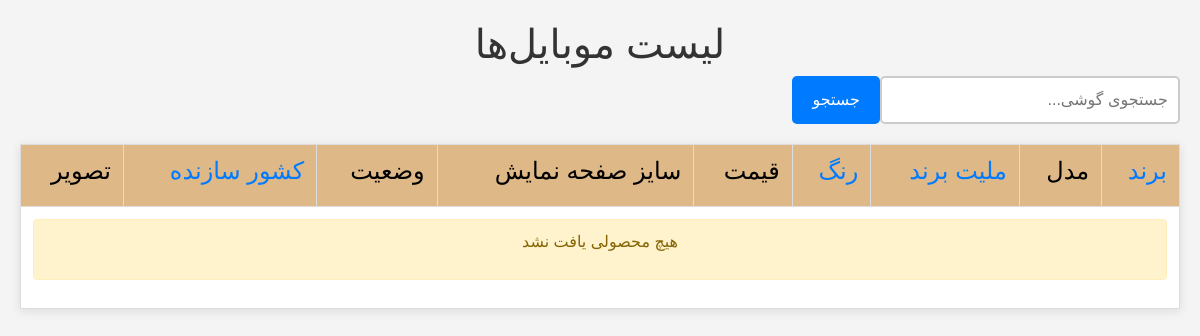
Before: / with the older database file.
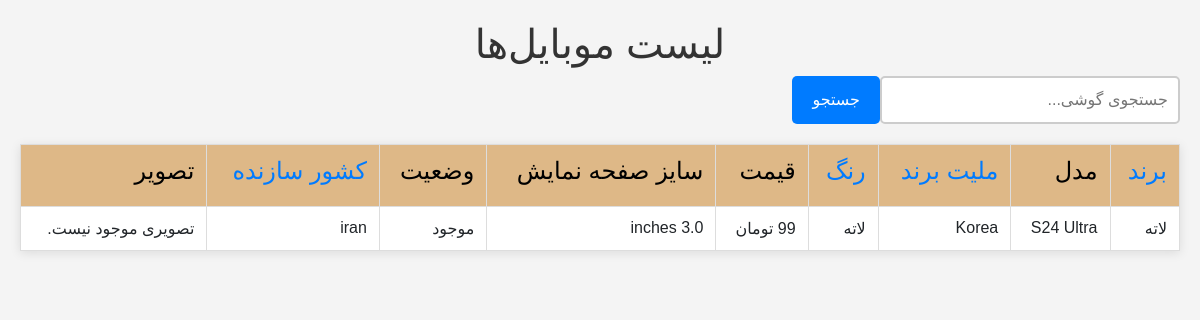
After: the same page with the newer database file.
### mobile_inventory/models.py (models this page shows, shortened)
class Phone(models.Model):
    model = models.CharField(max_length=100, unique=True, verbose_name='مدل')
    brand = models.ForeignKey(Brand, on_delete=models.CASCADE, verbose_name='برند')
    color = models.ForeignKey(Color, on_delete=models.CASCADE, verbose_name='رنگ')
    country_of_manufacture = models.ForeignKey(Country, on_delete=models.CASCADE, verbose_name='کشور سازنده')
    price = models.PositiveIntegerField(verbose_name='قیمت')
    image = models.ImageField(upload_to='phone_images', null=True, blank=True, verbose_name='تصویر')
    screen_size = models.FloatField(verbose_name='سایز صفحه نمایش')
    is_available = models.BooleanField(default=True, verbose_name='موجود/ناموجود')
    created_at = models.DateTimeField(auto_now_add=True, null=True, blank=True)
    slug = models.SlugField(unique=True, blank=True, verbose_name='آدرس محصول')
    class Meta:
        verbose_name = 'موبایل'
        verbose_name_plural = 'موبایل ها'

class Brand(models.Model):
    name = models.CharField(max_length=100, unique=True, verbose_name='نام برند')
    nationality = models.CharField(max_length=100, verbose_name='ملیت برند')
    created_at = models.DateTimeField(auto_now_add=True, null=True, blank=True)
    slug = models.SlugField(unique=True, blank=True, verbose_name='آدرس برند')
    class Meta:
        verbose_name = 'برند'
        verbose_name_plural = ' برند ها'

class Color(models.Model):
    name = models.CharField(max_length=100, unique=True, verbose_name='رنگ')
    created_at = models.DateTimeField(auto_now_add=True, null=True, blank=True)
    slug = models.SlugField(unique=True, blank=True, verbose_name='آدرس رنگ')
    class Meta:
        verbose_name = 'رنگ'
        verbose_name_plural = 'رنگ ها'

class Country(models.Model):
    name = models.CharField(max_length=100, unique=True, verbose_name='نام کشور')
    created_at = models.DateTimeField(auto_now_add=True, null=True, blank=True)
    slug = models.SlugField(unique=True, blank=True, verbose_name='آدرس کشور')
    class Meta:
        verbose_name = 'کشور'
        verbose_name_plural = 'کشورها'

### mobile_inventory/views.py (the view)
# urls.py: path('', views.PhoneListView.as_view(), name='list_phone'),
class PhoneListView(ListView):
    model = Phone
    template_name = 'mobile_inventory/phone_list.html'
    context_object_name = 'phones'
    ordering = ['-created_at']
    def get_queryset(self):
        queryset = Phone.objects.all().order_by('-created_at')
        query = self.request.GET.get('query', None)
        if query:
            queryset = queryset.filter(
                Q(model__icontains=query) |
                Q(brand__name__icontains=query) |
                Q(brand__nationality__icontains=query)
            )  # جستجو بر اساس مدل، برند یا ملیت برند
        return queryset

### mobile_inventory/templatetags/custom_filters.py (called while the page is built)
@register.filter(name='three_digits_currency')
def three_digits_currency(value: int):
    return '{:,}'.format(value) + ' تومان'

### mobile_inventory/templates/mobile_inventory/phone_list.html (shortened to what this page needs)
{% extends 'base.html' %}
{% load static %}
{% load custom_filters %}
{% block main %}
    <body>
    <h1>لیست موبایل‌ها</h1>
    <form method="get" class="search-form">
        <input type="text" name="query" id="query" value="{{ request.GET.query|default:'' }}" class="search-input"
               placeholder="جستجوی گوشی...">
        <button type="submit" class="search-button">جستجو</button>
    </form>
    <table id="phones-table" border="1" style="width: 100%; border-collapse: collapse;">
        <thead>
        <tr>
            <th><a href="{% url 'add_brand' %}"><h4>برند</h4></a></th>
            <th><h4>مدل</h4></th>
            <th><a href="{% url 'add_brand' %}"><h4>ملیت برند</h4></a></th>
            <th><a href="{% url 'add_color' %}"><h4>رنگ</h4></a></th>
            <th><h4>قیمت</h4></th>
            <th><h4>سایز صفحه نمایش</h4></th>
            <th><h4>وضعیت</h4></th>
            <th><a href="{% url 'add_country' %}"><h4>کشور سازنده</h4></a></th>
            <th><h4>تصویر</h4></th>
        </tr>
        </thead>
        <tbody>
        {% for phone in phones %}
            <tr id="phone-row-{{ phone.slug }}">
                <td>{{ phone.brand.name }}</td>
                <td>{{ phone.model }}</td>
                <td>{{ phone.brand.nationality }}</td>
                <td>{{ phone.color.name }}</td>
                <td>{{ phone.price|three_digits_currency }}</td>
                <td>{{ phone.screen_size }} inches</td>
                <td>{{ phone.is_available|yesno:"موجود,ناموجود" }}</td>
                <td>{{ phone.country_of_manufacture.name }}</td>
                <td>
                    {% if phone.image %}
                        <img src="{{ phone.image.url }}" alt="Image of {{ phone.model }}"
                             style="max-width: 100px; max-height: 100px;">
                    {% else %}
                        تصویری موجود نیست.
                    {% endif %}
                </td>
            </tr>
        {% empty %}
            <tr>
                <td colspan="10" style="text-align: center;">
                    <div class="alert alert-warning">
                        <p>هیچ محصولی یافت نشد</p>
                    </div>
                </td>
            </tr>
        {% endfor %}
        </tbody>
    </table>
    </body>
{% endblock %}

Changed rows visible on the page:
added Phone: brand.name "لاته", model "S24 Ultra", brand.nationality "Korea", color.name "لاته", price|three_digits_currency "99 تومان", screen_size "3.0", is_available "موجود", country_of_manufacture.name "iran", image "تصویری موجود نیست."
Other visible differences:
text no longer shown: "هیچ محصولی یافت نشد"
